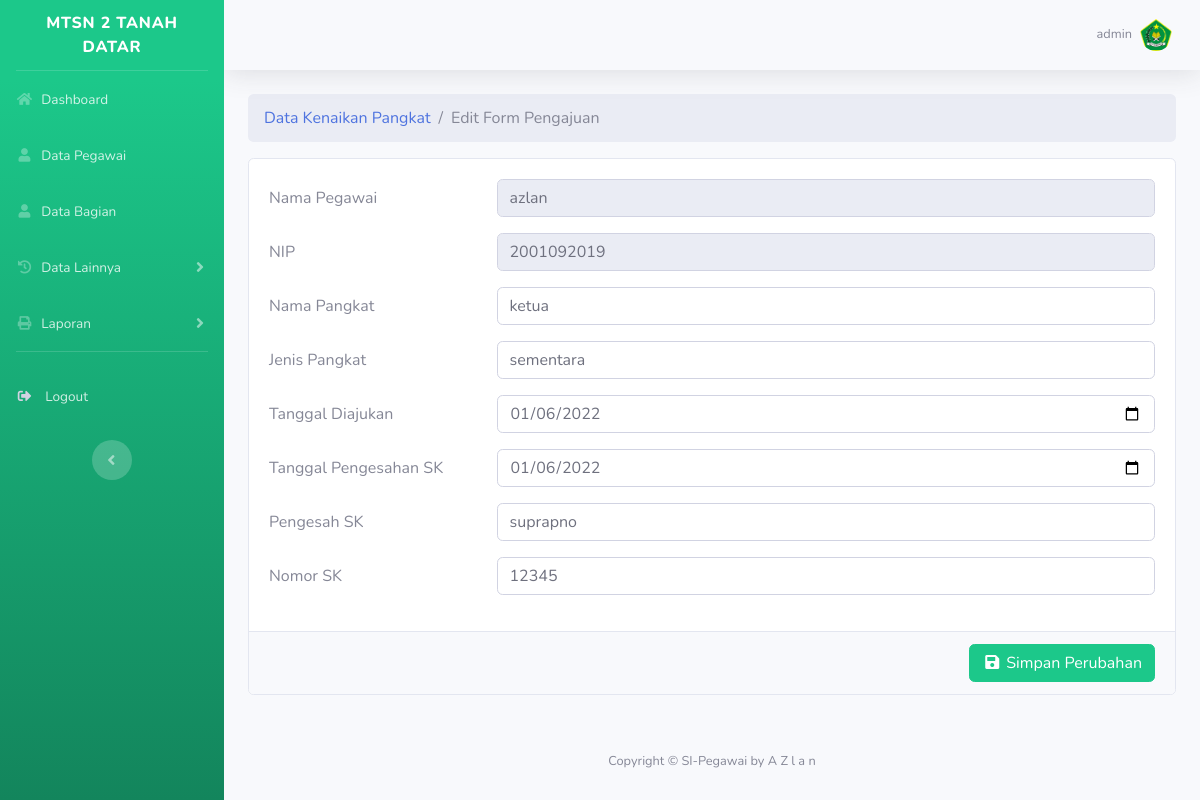
/edit_pangkat.php?kode=6 (signed in), run on the app's committed database.
### tables this page shows
CREATE TABLE `user` (
  `id_user` int(11) NOT NULL,
  `username` varchar(50) NOT NULL,
  `password` varchar(255) NOT NULL
);

CREATE TABLE `pangkat` (
  `id_pangkat` int(11) NOT NULL,
  `nip` varchar(19) NOT NULL,
  `nama_pangkat` varchar(50) NOT NULL,
  `jenis_pangkat` varchar(50) NOT NULL,
  `tmt_pangkat` date NOT NULL,
  `sah_sk` date NOT NULL,
  `nama_pengesah_sk` varchar(50) NOT NULL,
  `no_sk` varchar(50) NOT NULL
);

CREATE TABLE `pegawai` (
  `nip` varchar(19) NOT NULL,
  `nama_pegawai` varchar(50) NOT NULL,
  `foto_pegawai` varchar(255) NOT NULL,
  `tempat_lahir` text NOT NULL,
  `tanggal_lahir` date NOT NULL,
  `jenis_kelamin` enum('laki-laki','perempuan') NOT NULL,
  `no_hp` varchar(15) NOT NULL,
  `agama` varchar(50) NOT NULL,
  `email` varchar(60) NOT NULL,
  `alamat` text NOT NULL,
  `gol_darah` enum('o','a','b','ab') NOT NULL,
  `status_pernikahan` enum('kawin','lajang') NOT NULL,
  `status_kepegawaian` enum('pns','honor') NOT NULL,
  `id_bagian` varchar(15) NOT NULL
);

### _config/config.php (called while the page is built, shortened)
<?php
    $host = 'localhost';
    $user = 'root';
    $pass = '';
    $db = 'simpeg';
    $koneksi = mysqli_connect($host,$user,$pass,$db);
    function asset($url = null)
    {
        $asset_url = "http://localhost/simpegawai";
        if ($url != null) {
            return $asset_url.'/'.$url;
        }else{
            return $asset_url;
        }
    }
    function base_url($url=null){
        $baseurl = "http://localhost/simpegawai";
        if ($url != null) {
            return $baseurl.'/'.$url.'.php';
        } else{
            return $baseurl;
        }
    }
    function query($query){
        global $koneksi;
        $result = mysqli_query($koneksi, $query);
        $rows = [];
        while ($row = mysqli_fetch_assoc($result)) {
            $rows[]=$row;
        }
        return $rows;
    }

### edit_pangkat.php (the view, shortened to what this page needs)
<?php
    $addstyles = '_assets/vendor/bootstrap-datepicker/css/bootstrap-datepicker.min.css';
    require_once "_template/_header.php";
    $ambil = mysqli_query($koneksi, "select*from pangkat inner join pegawai on pangkat.nip=pegawai.nip where id_pangkat='$_GET[kode]'");
    $data = mysqli_fetch_array($ambil);
?>
<nav aria-label="breadcrumb">
    <ol class="breadcrumb">
        <li class="breadcrumb-item"><a href="<?= base_url('view_pendidikan') ?>">Data Kenaikan Pangkat</a></li>
        <li class="breadcrumb-item active" aria-current="page">Edit Form Pengajuan</li>
    </ol>
</nav>
<div class="card mb-4">
    <div class="card-body">
        <form method="POST" action="">
            <div class="form-group row">
                <label for="nik" class="col-sm-3 col-form-label">Nama Pegawai</label>
                <div class="col-sm-9">
                    <input type="text" class="form-control" name="nama_pegawai" id="nama_pegawai" value="<?= $data['nama_pegawai'] ?>" readonly>
                </div>
            </div>
            <div class="form-group row">
                <label for="nik" class="col-sm-3 col-form-label">NIP</label>
                <div class="col-sm-9">
                    <input type="text" class="form-control" name="nip" id="nip" value="<?= $data['1'] ?>" readonly>
                </div>
            </div>
            <div class="form-group row">
                <label for="tingkat" class="col-sm-3 col-form-label">Nama Pangkat</label>
                <div class="col-sm-9">
                    <input type="text" class="form-control" name="nama_pangkat" id="nama_pangkat" value="<?= $data['2'] ?>">
                </div>
            </div>
            <div class="form-group row">
                <label for="sekolah" class="col-sm-3 col-form-label">Jenis Pangkat</label>
                <div class="col-sm-9">
                    <input type="text" class="form-control" name="jenis_pangkat" id="jenis_pangkat" value="<?= $data['3'] ?>">
                </div>
            </div>
            <div class="form-group row">
                <label for="lokasi" class="col-sm-3 col-form-label">Tanggal Diajukan</label>
                <div class="col-sm-9">
                    <input type="date" class="form-control" name="tmt_pangkat" value="<?= $data['4'] ?>">
                </div>
            </div>
            <div class="form-group row">
                <label for="jurusan" class="col-sm-3 col-form-label">Tanggal Pengesahan SK</label>
                <div class="col-sm-9">
                    <input type="date" class="form-control" name="sah_sk" value="<?= $data['5'] ?>">
                </div>
            </div>
            <div class="form-group row">
                <label for="tgl" class="col-sm-3 col-form-label">Pengesah SK</label>
                <div class="col-sm-9">
                    <input type="text" class="form-control" name="nama_pengesah_sk" value="<?= $data['6'] ?>">
                </div>
            </div>
            <div class="form-group row">
                <label for="no_ijazah" class="col-sm-3 col-form-label">Nomor SK</label>
                <div class="col-sm-9">
                    <input type="text" class="form-control" name="no_sk" id="no_sk" value="<?= $data['7'] ?>">
                </div>
            </div>
    </div>
    <div class="card-footer">
        <button name="simpan" class="btn btn-success float-right"><i class="fas fa-fw fa-save"></i> Simpan Perubahan</button>
    </div>
</div>
<?php
require_once "_template/_footer.php";
?>

### _template/_header.php (shortened to what this page needs)
<?php
  if (isset($sub)) {
    require_once $sub."_config/config.php";
  }else{
    require_once "_config/config.php";
  }
  $id = $_SESSION['id_user'];
  $user = query("SELECT * FROM user WHERE id_user='$id'");
?>
<!DOCTYPE html>
<html lang="en">
<head>
  <link href="<?= asset('_assets/vendor/fontawesome-free/css/all.min.css') ?>" rel="stylesheet" type="text/css">
  <link href="<?= asset('_assets/css/sb-admin-2.min.css') ?>" rel="stylesheet">
  <?php
  if (isset($addstyles)) {
    if ($addstyles != null) {
      echo '<link href="'. asset($addstyles) .'" rel="stylesheet">';
    }
  }
  ?>
</head>
<body id="page-top">
  <div id="wrapper">
    <ul class="navbar-nav bg-gradient-success sidebar sidebar-dark accordion" id="accordionSidebar">
      <a class="sidebar-brand d-flex align-items-center justify-content-center" href="<?= base_url('dashboard') ?>">
        <div class="sidebar-brand-text mx-3">MTsN 2 Tanah Datar</div>
      </a>
      <hr class="sidebar-divider my-0">
      <li class="nav-item <?= isset($dashboard) == 'dashboard' ? 'active' : null ?> ">
        <a class="nav-link" href="<?= base_url() ?>">
          <i class="fas fa-fw fa-home"></i>
          <span>Dashboard</span></a>
      </li>
      <li class="nav-item <?= isset($pegawai) == 'pegawai' ? 'active' : null ?>">
        <a class="nav-link" href="<?= base_url('pegawai') ?>">
          <i class="fas fa-fw fa-user"></i>
          <span>Data Pegawai</span></a>
      </li>
      <li class="nav-item <?= isset($bagian) == 'bagian' ? 'active' : null ?>">
        <a class="nav-link" href="<?= base_url('view_bagian') ?>">
          <i class="fas fa-fw fa-user"></i>
          <span>Data Bagian</span></a>
      </li>
      <li class="nav-item">
        <a class="nav-link collapsed" href="<?= base_url('pegawai') ?>" data-toggle="collapse" data-target="#collapseTwo" aria-expanded="true" aria-controls="collapseTwo">
          <i class="fas fa-fw fa-history"></i>
          <span>Data Lainnya</span>
        </a>
      </li>
      <li class="nav-item">
        <a class="nav-link collapsed" href="<?= base_url('pegawai') ?>" data-toggle="collapse" data-target="#collapseUtilities" aria-expanded="true" aria-controls="collapseLaporan">
          <i class="fas fa-fw fa-print"></i>
          <span>Laporan</span>
        </a>
      </li>
      <hr class="sidebar-divider d-none d-md-block">
      <li class="nav-item mb-3">
        <a class="nav-link" href="#" data-toggle="modal" data-target="#logoutModal">
          <i class="fas fa-sign-out-alt fa-sm fa-fw mr-2 text-gray-400"></i>
          <span>Logout</span></a>
      </li>
      <div class="text-center d-none d-md-inline">
        <button class="rounded-circle border-0" id="sidebarToggle"></button>
      </div>
    </ul>
    <div id="content-wrapper" class="d-flex flex-column">
      <div id="content">
        <nav class="navbar navbar-expand navbar-light bg-light topbar mb-4 static-top shadow">
          <ul class="navbar-nav ml-auto">
            <li class="nav-item dropdown no-arrow">
              <a class="nav-link dropdown-toggle" href="#" id="userDropdown" role="button" data-toggle="dropdown" aria-haspopup="true" aria-expanded="false">
                <span class="mr-2 d-none d-lg-inline text-gray-600 small"><?= $user[0]['username'] ?></span>
                <img class="img-profile rounded-circle" alt="Image" src="<?= asset('_assets/img/mtsn.png') ?>">
              </a>
            </li>
          </ul>
        </nav>
        <div class="container-fluid">

### data on the page
user: username "admin"
pangkat: nama_pegawai "azlan", nip "2001092019", nama_pangkat "ketua", jenis_pangkat "sementara", tmt_pangkat "01/06/2022", sah_sk "01/06/2022", nama_pengesah_sk "suprapno", no_sk "12345"
